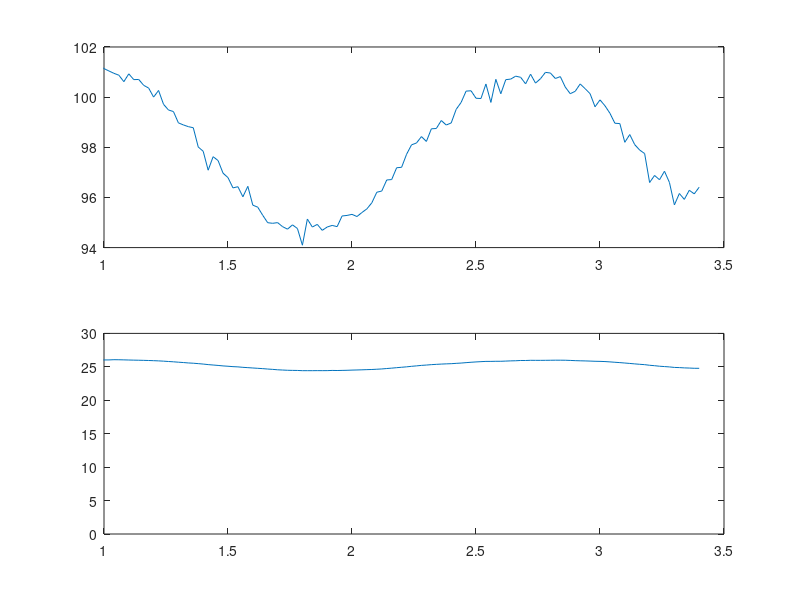

Reproduce this figure in MATLAB.
clear
x=load ('dato2.txt');
N=length(x);
t=0:0.02:(N-1)*0.02;
No=6;                             % orden del filtro  <-----
n=0:No-1;
fc=8.3;                               % frecuencia de corte   <-----
wc=fc*2*pi;                  % obtencion de la respuesta al impulso
hn=(wc/pi)*sinc(wc*(n-(No-1)/2));   %    de un filtro pasa  bajo
win1=ones(1,No);                          % generamos la ventana rectangular
%win1=hamming(No)';
hw=hn.*win1; 
y=zeros(1,N);
for j=No:N
    %for k=1:No
    %y(j)=y(j)+hw(k)*x(j-k+1);       % x_n--->[-filtro fir-]----> y_n
    %end
    y(j)=hw(1)*x(j)+hw(2)*x(j-1)+hw(3)*x(j-2)+hw(4)*x(j-3)+hw(5)*x(j-4)+hw(6)*x(j-5);
end
%y=y/21.05;
figure (1)
subplot(2,1,1)
plot(t,x)
xlim([1 3.5]);
subplot(2,1,2)
plot(t,y)
xlim([1 3.5]);